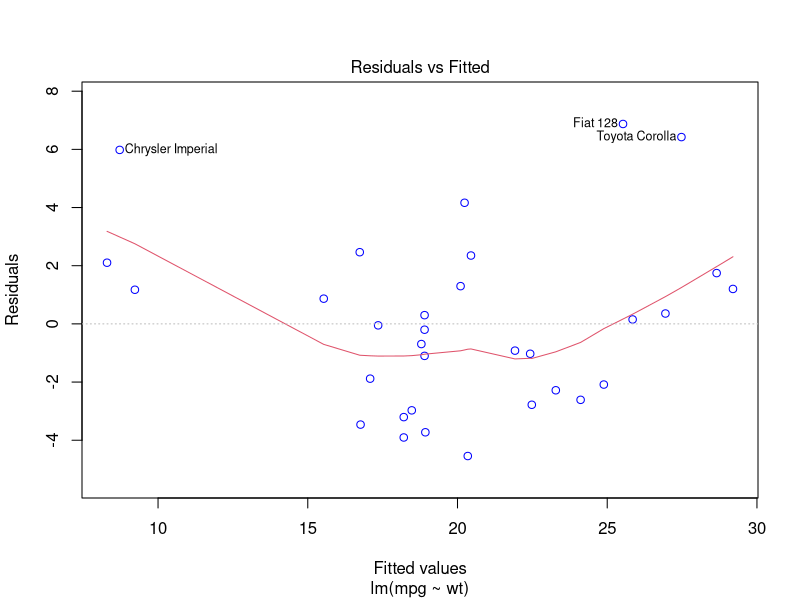
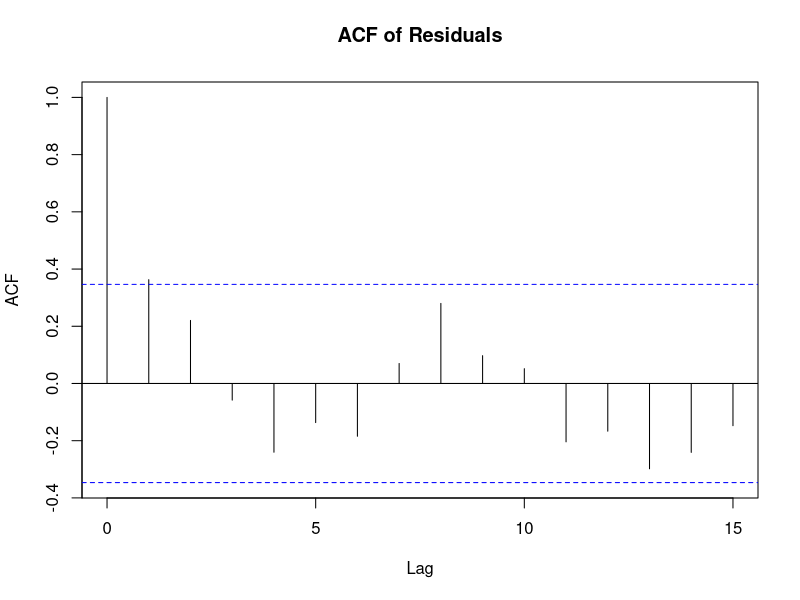
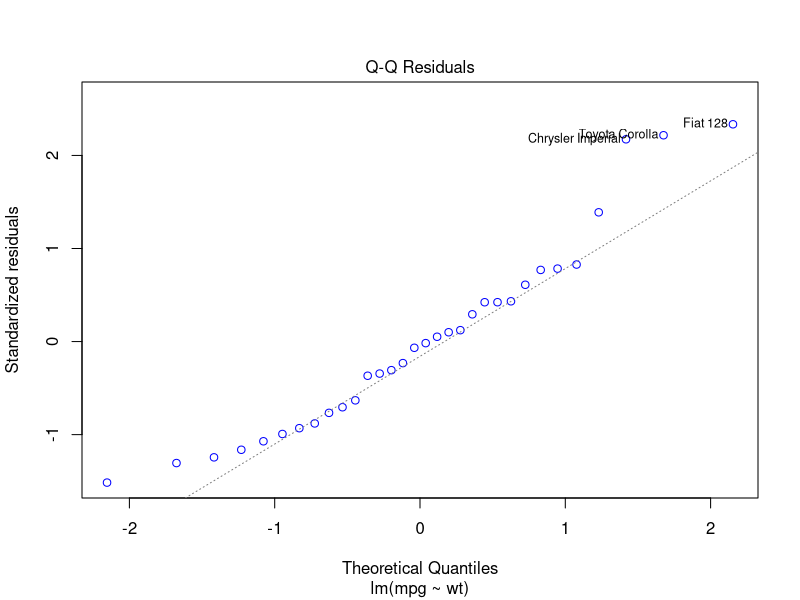
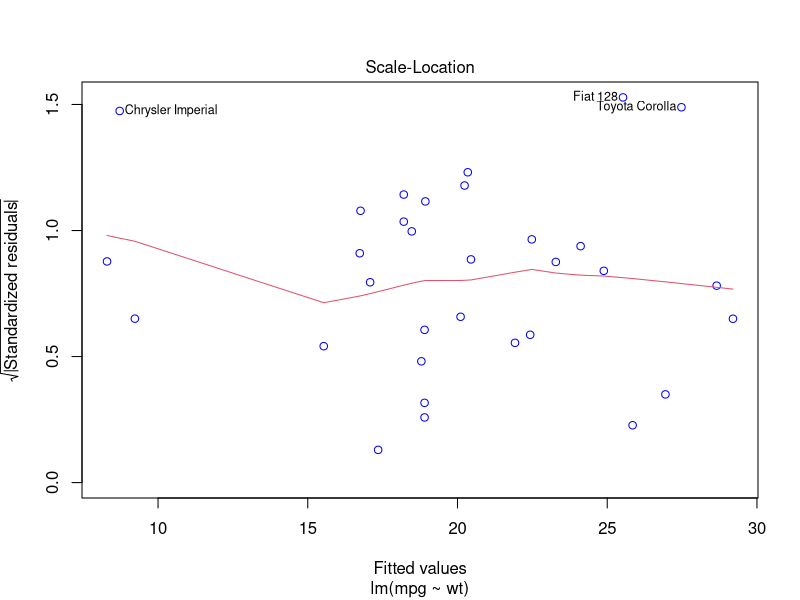
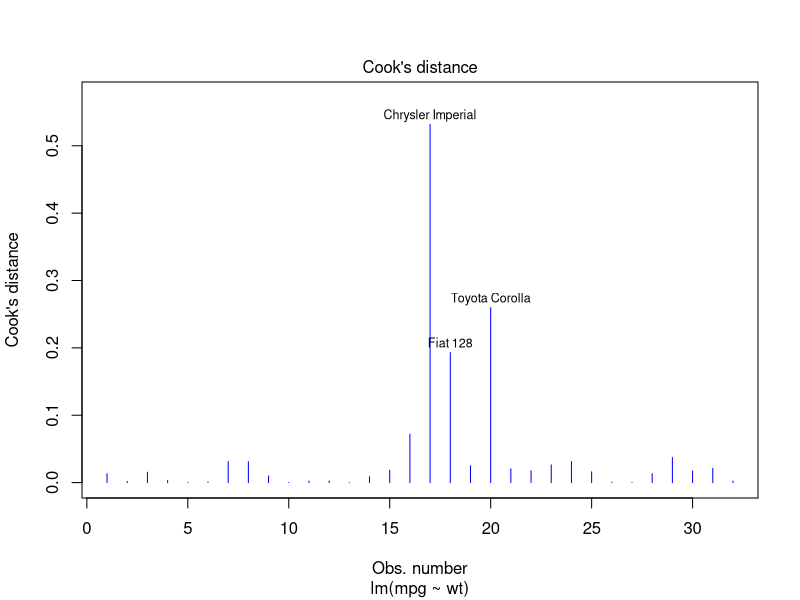

The R source for these figures, in order:
## ---- chunk 1
shapiro.test(mtcars$mpg)
shapiro.test(mtcars$wt)
## ---- chunk 2
data("mtcars")
lm_model <- lm(mpg ~ wt, data = mtcars)
summary(lm_model)
## ---- chunk 3
plot(lm_model, which=1, col=c("blue"))
## ---- chunk 4
summary(lm_model$residuals)
## ---- chunk 5
acf(lm_model$residuals, main="ACF of Residuals")
## ---- chunk 6
library(car)
durbinWatsonTest(lm_model)
## ---- chunk 7
plot(lm_model, which=2, col=c("blue"))
## ---- chunk 8
shapiro.test(lm_model$residuals)
## ---- chunk 9
plot(lm_model, which=3, col=c("blue"))
## ---- chunk 10
library(lmtest)
bptest(lm_model)
## ---- chunk 11
plot(lm_model, which=4, col=c("blue"))
